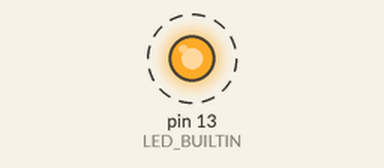
Recording of a sketch running on a simulated Arduino Uno, built with avr-gcc and run on an emulated ATmega328P. On the bench: output pins drawn as LEDs (lit = HIGH). Dashed ring = blinking.

Above: at 4.0 s.
Timing chart, 0 to 8.1 s (numbered marks = the images above):
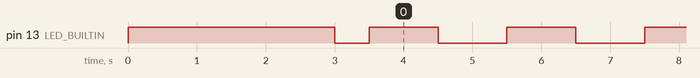

Measured:
- by itself, pin 13 (LED_BUILTIN): repeats every 2.0 s: HIGH 1.0 s, LOW 1.0 s

The sketch:

BlinkStatuslight.ino
```cpp
/*
  My Blink: first test program - Arduino UNO R3 board's on/off LED ('L' LED)
*/

// the setup function runs once when you press reset or power the board

void setup() {

  // initialize digital pin LED_BUILTIN as an output.
  pinMode(LED_BUILTIN, OUTPUT);

  // turn 'L' LED on (once) for 3 seconds on startup
  digitalWrite(LED_BUILTIN, HIGH);
  delay(3000);
  digitalWrite(LED_BUILTIN, LOW);
  delay(500);
  digitalWrite(LED_BUILTIN, HIGH);
}


// the loop function runs over and over again forever

void loop() {
  digitalWrite(LED_BUILTIN, HIGH);   // turn the LED on (HIGH is the voltage level)
  delay(1000);                       // wait 1000ms
  digitalWrite(LED_BUILTIN, LOW);    // turn the LED off by making the voltage LOW
  delay(1000);
}
```
